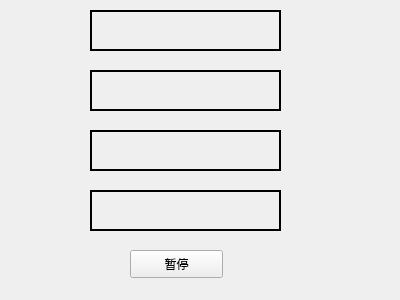
<?xml version="1.0" encoding="UTF-8"?>
<ui version="4.0">
 <class>Widget</class>
 <widget class="QWidget" name="Widget">
  <property name="geometry">
   <rect>
    <x>0</x>
    <y>0</y>
    <width>400</width>
    <height>300</height>
   </rect>
  </property>
  <property name="windowTitle">
   <string>Widget</string>
  </property>
  <widget class="MyLable" name="label">
   <property name="geometry">
    <rect>
     <x>90</x>
     <y>10</y>
     <width>191</width>
     <height>41</height>
    </rect>
   </property>
   <property name="frameShape">
    <enum>QFrame::WinPanel</enum>
   </property>
   <property name="text">
    <string/>
   </property>
  </widget>
  <widget class="QLabel" name="label_2">
   <property name="geometry">
    <rect>
     <x>90</x>
     <y>70</y>
     <width>191</width>
     <height>41</height>
    </rect>
   </property>
   <property name="frameShape">
    <enum>QFrame::WinPanel</enum>
   </property>
   <property name="text">
    <string/>
   </property>
  </widget>
  <widget class="QLabel" name="label_3">
   <property name="geometry">
    <rect>
     <x>90</x>
     <y>130</y>
     <width>191</width>
     <height>41</height>
    </rect>
   </property>
   <property name="frameShape">
    <enum>QFrame::WinPanel</enum>
   </property>
   <property name="text">
    <string/>
   </property>
  </widget>
  <widget class="QLabel" name="label_4">
   <property name="geometry">
    <rect>
     <x>90</x>
     <y>190</y>
     <width>191</width>
     <height>41</height>
    </rect>
   </property>
   <property name="frameShape">
    <enum>QFrame::WinPanel</enum>
   </property>
   <property name="text">
    <string/>
   </property>
  </widget>
  <widget class="QPushButton" name="pushButton">
   <property name="geometry">
    <rect>
     <x>130</x>
     <y>250</y>
     <width>93</width>
     <height>28</height>
    </rect>
   </property>
   <property name="text">
    <string>暂停</string>
   </property>
  </widget>
 </widget>
 <layoutdefault spacing="6" margin="11"/>
 <customwidgets>
  <customwidget>
   <class>MyLable</class>
   <extends>QLabel</extends>
   <header>mylable.h</header>
  </customwidget>
 </customwidgets>
 <resources/>
 <connections/>
</ui>
